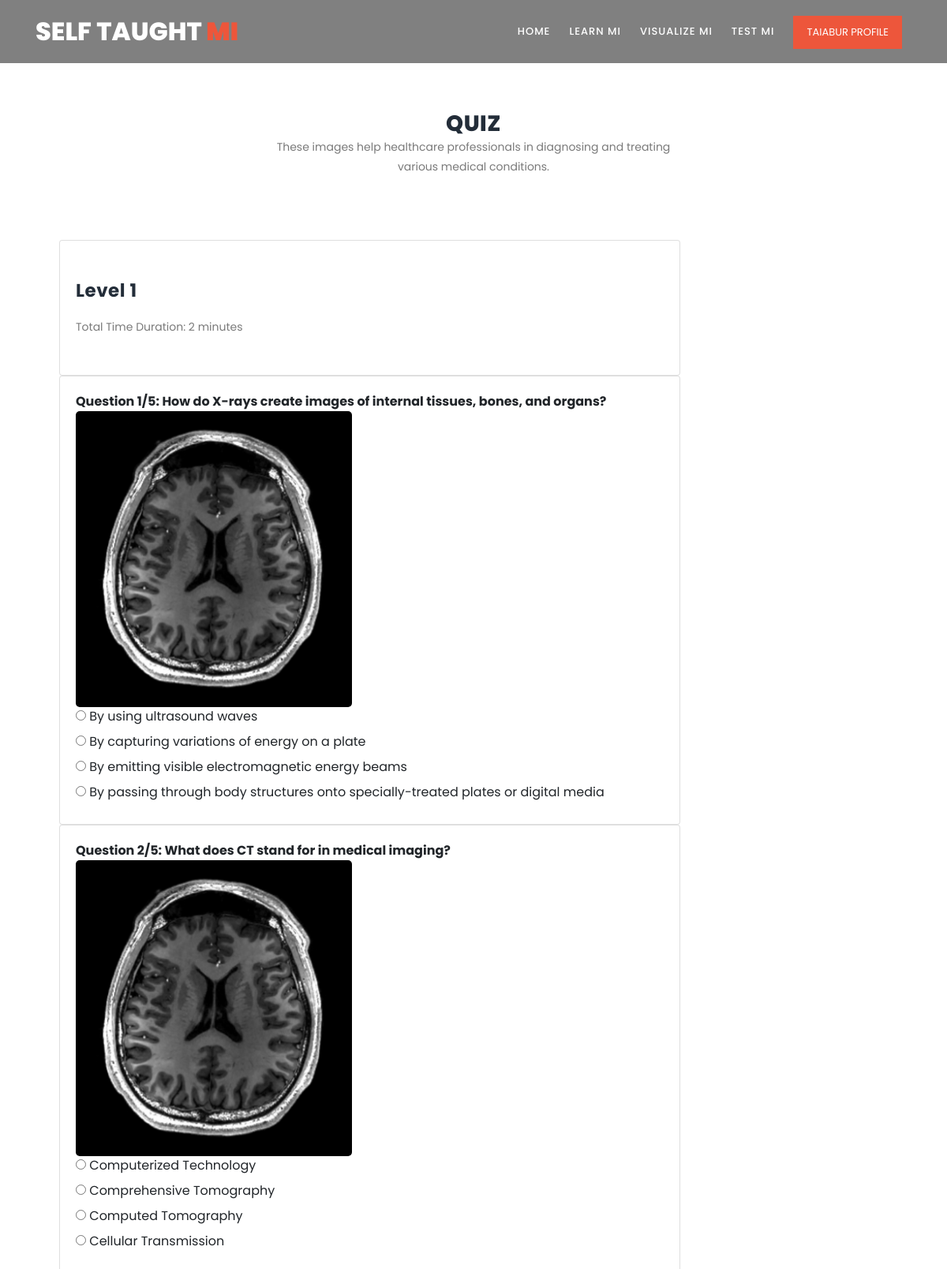
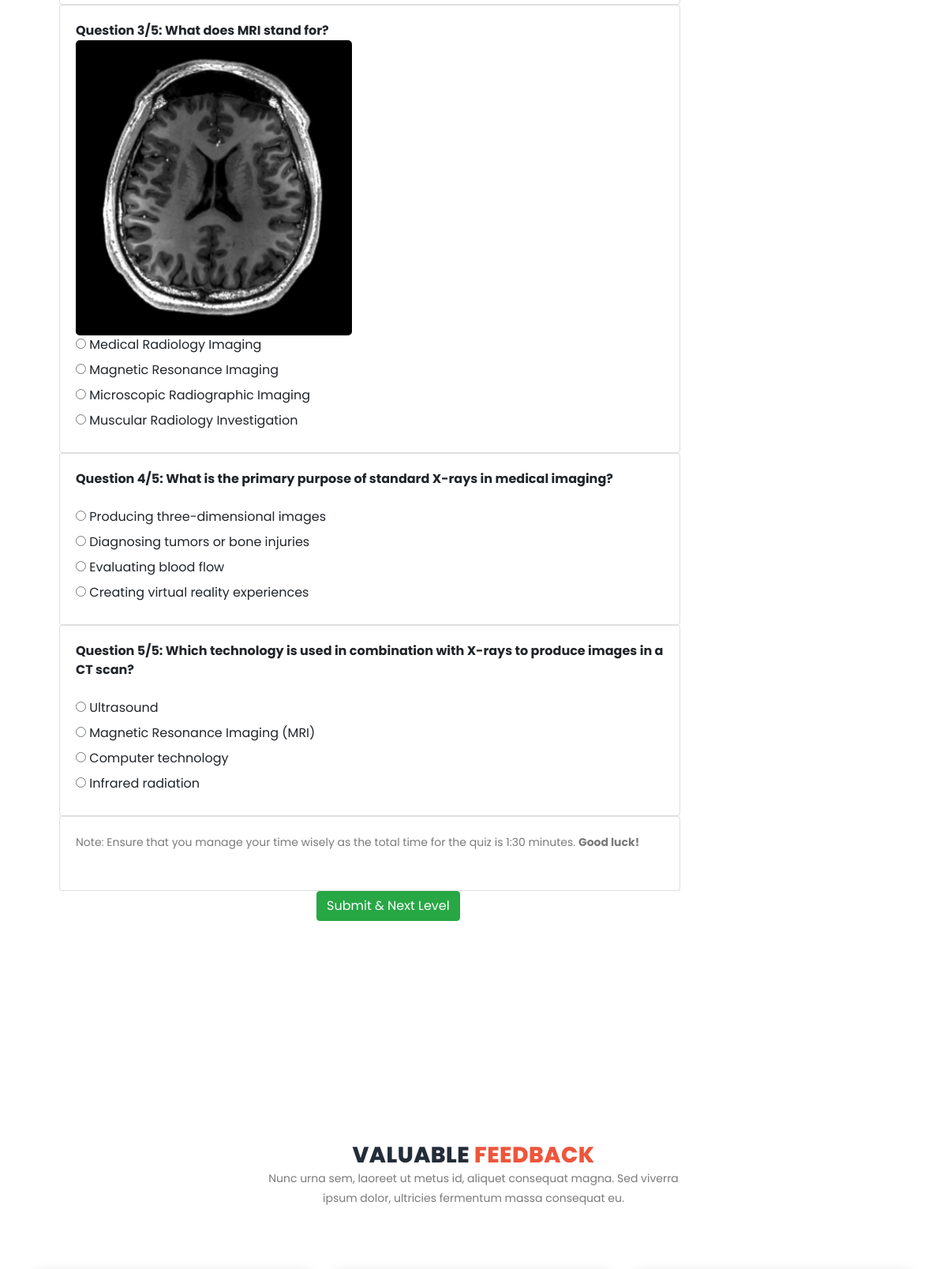
The page /quiz?level=1 (signed in, upper part) on the database its author committed (2 pictures, top to bottom).
### tables this page shows
CREATE TABLE questions (
    id INTEGER PRIMARY KEY,
    question TEXT NOT NULL,
    option1 VARCHAR(255) NULL,
    option2 VARCHAR(255) NULL,
    option3 VARCHAR(255) NULL,
    option4 VARCHAR(255) NULL,
    answer VARCHAR(255) NULL,
    level VARCHAR(255) NULL,
    category VARCHAR(255) NULL,
    created_by VARCHAR(255) NULL,
    created_at TIMESTAMP DEFAULT CURRENT_TIMESTAMP
, image_path VARCHAR(255));

### views.py (the view, shortened to what this page needs)
@app.route('/quiz',methods=['GET', 'POST'])
def quiz():
    if 'user_id' not in session:
        return redirect(url_for('login'))
    name = request.args.get('name')
    level = request.args.get('level')
    level = int(level)
    level_title = make_level_title(level)
    if 'quiz_id' not in session:
        session['quiz_id'] = secrets.token_urlsafe(12)
        session['quiz_time'] = 0
    if 'quiz_level_passed' not in session:
        session['quiz_level_passed'] = 1
    if session['quiz_level_passed'] > level:
        return redirect(url_for('quiz', name=name,level=session['quiz_level_passed']))
    conn = get_db_connection()
    questions = conn.execute('SELECT * FROM questions WHERE level=? ORDER BY question',(level_title,))
    questions = questions.fetchall()
    question_lev=int(level)
    session['quiz_level_passed']=level
    conn.close()
    return render_template('quiz.html',name=name,level=level,questions=questions)

### admin.py (called while the page is built)
@app.before_request
def check_admin_access():
    if request.endpoint and request.endpoint.startswith('admin'):
        if not is_admin():
            return redirect(url_for('hello'))

### views.py (called while the page is built)
def get_db_connection():
    conn = sqlite3.connect('database.db')
    conn.row_factory = sqlite3.Row
    return conn

def make_level_title(level):
    return 'Level ' + str(level)

### templates/quiz.html (shortened to what this page needs)
{% extends 'base.html' %} {% block content %} {% set new_level = level|int + 1
%}
<section class="section" id="our-classes">
  <div class="container">
    <div class="row">
      <div class="col-lg-6 offset-lg-3">
        <div class="section-heading">
          <h2>Quiz </h2>
          <p>
            These images help healthcare professionals in diagnosing and
            treating various medical conditions.
          </p>
        </div>
      </div>
    </div>
    <div class="row" id="tabs">
      <form
        action="{{url_for('quiz', name=name,level=new_level)}}"
        id="frmQuiz"
        method="post"
        onsubmit="return validateForm()"
      >
        <div class="col-lg-11">
          <section class="tabs-content">
            <article>
              <div class="card">
                <div class="card-body">
                  <h4>Level {{level}}</h4>
                  <p>Total Time Duration: 2 minutes</p>
                </div>
              </div>
              {% for question in questions %}
              <div class="card">
                <div class="card-body">
                  <strong
                    >Question {{loop.index}}/5: {{question.question}}</strong
                  ><br />
                  {% if question.image_path %}
                      <img src="/{{ question.image_path}}" alt="Uploaded Image" width="350">
                  {% endif %}
                  <br />
                  <label>
                    <input
                      type="radio"
                      name="{{question.id}}"
                      value="{{question.option1}}"
                      required
                    />
                    {{ question.option1 }} </label
                  ><br />
                  <label>
                    <input
                      type="radio"
                      name="{{question.id}}"
                      value="{{question.option2}}"
                      required
                    />
                    {{ question.option2 }} </label
                  ><br />
                  <label>
                    <input
                      type="radio"
                      name="{{question.id}}"
                      value="{{question.option3}}"
                      required
                    />
                    {{ question.option3 }} </label
                  ><br />
                  <label>
                    <input
                      type="radio"
                      name="{{question.id}}"
                      value="{{question.option4}}"
                      required
                    />
                    {{ question.option4 }} </label
                  ><br />
                </div>
              </div>
              {% endfor %}
              <div class="card">
                <div class="card-body">
                  <p>
                    Note: Ensure that you manage your time wisely as the total
                    time for the quiz is 1:30 minutes.
                    <strong>Good luck!</strong>
                  </p>
                </div>
              </div>
            </article>
          </section>
        </div>
        <div class="col-lg-12" style="text-align: center">
          <div class="main-button scroll-to-section">
            <button type="submit" class="btn btn-success">
              Submit {% if level|int != 5 %} & Next Level {% endif %}
            </button>
          </div>
        </div>
      </form>
    </div>
  </div>
</section>
{% endblock %}

### static/assets/css/templatemo-training-studio.css (style rules this page uses)
html, body, div, span, applet, object, iframe, h1, h2, h3, h4, h5, h6, p, blockquote, div pre, a, abbr, acronym, address, big, cite, code, del, dfn, em, font, img, ins, kbd, q, s, samp, small, strike, strong, sub, sup, tt, var, b, u, i, center, dl, dt, dd, ol, ul, li, figure, header, nav, section, article, aside, footer, figcaption { margin: 0; padding: 0; border: 0; outline: 0; }
header, nav, section, article, aside, footer, hgroup { display: block; }
* { box-sizing: border-box; }
html, body { font-family: 'Poppins', sans-serif; font-weight: 400; background-color: #fff; font-size: 16px; -ms-text-size-adjust: 100%; -webkit-font-smoothing: antialiased; -moz-osx-font-smoothing: grayscale; }
h1, h2, h3, h4, h5, h6 { margin-top: 0px; margin-bottom: 0px; }
p { font-size: 14px; line-height: 25px; color: #7a7a7a; }
html, body { background: #fff; font-family: 'Poppins', sans-serif; }
.section-heading { text-align: center; margin-top: 140px; margin-bottom: 80px; }
.section-heading h2 { font-size: 28px; font-weight: 800; color: #232d39; text-transform: uppercase; letter-spacing: 0.5px; margin-top: 0px; margin-bottom: 0px; }
#our-classes { margin-bottom: 140px; }
.tabs-content { margin-left: 30px; text-align: left; display: inline-block; transition: all 0.3s; }
.tabs-content img { max-width: 100%; overflow: hidden; border-radius: 5px; }
.tabs-content h4 { font-size: 23px; font-weight: 700; color: #232d39; letter-spacing: 0.5px; margin-bottom: 20px; margin-top: 30px; }
.tabs-content p { font-size: 14px; color: #7a7a7a; margin-bottom: 28px; }

### rows shown on the page
questions: question "How do X-rays create images of internal tissues, bones, and organs?", image_path (picture), option1 "By using ultrasound waves", option2 "By capturing variations of energy on a plate", option3 "By emitting visible electromagnetic energy beams", option4 "By passing through body structures onto specially-treated plates or digital media"
questions: question "What does CT stand for in medical imaging?", image_path (picture), option1 "Computerized Technology", option2 "Comprehensive Tomography", option3 "Computed Tomography", option4 "Cellular Transmission"
questions: question "What does MRI stand for?", image_path (picture), option1 "Medical Radiology Imaging", option2 "Magnetic Resonance Imaging", option3 "Microscopic Radiographic Imaging", option4 "Muscular Radiology Investigation"
questions: question "What is the primary purpose of standard X-rays in medical imaging?", option1 "Producing three-dimensional images", option2 "Diagnosing tumors or bone injuries", option3 "Evaluating blood flow", option4 "Creating virtual reality experiences"
questions: question "Which technology is used in combination with X-rays to produce images in a CT scan?", option1 "Ultrasound", option2 "Magnetic Resonance Imaging (MRI)", option3 "Computer technology", option4 "Infrared radiation"

### other values the page prints
{{ session['user_fullname'] }} "TAIABUR"
{{ level }} "1"
